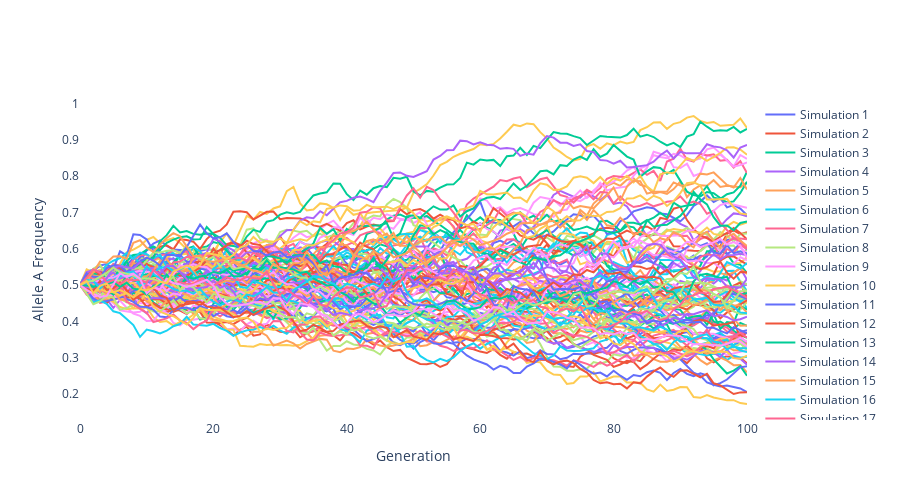

Notebook code for this chart:
### Code cell
simulations = []
for index, value in enumerate(freqA_list_sim):
    legend_title = f"Simulation {index + 1}"
    simulation = Scatter(x=list(range(len(value))), y=value, mode='lines', name=legend_title)
    simulations.append(simulation)

fig = Figure(data=simulations)
fig.update_layout(
    plot_bgcolor = 'white',
    xaxis_title='Generation',
    yaxis_title='Allele A Frequency',
    width=900,  # Width in pixels
    height=500  # Height in pixels
)
fig.show()
